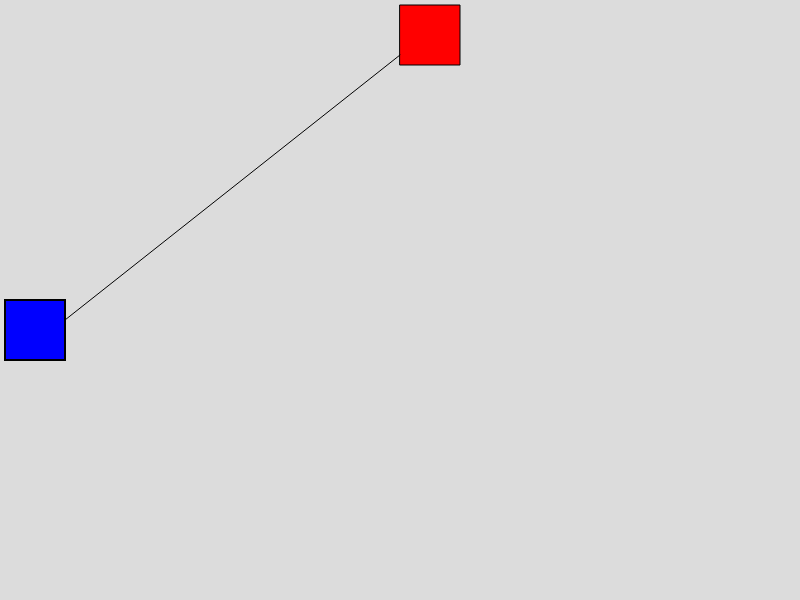
Frame 1 (no input)
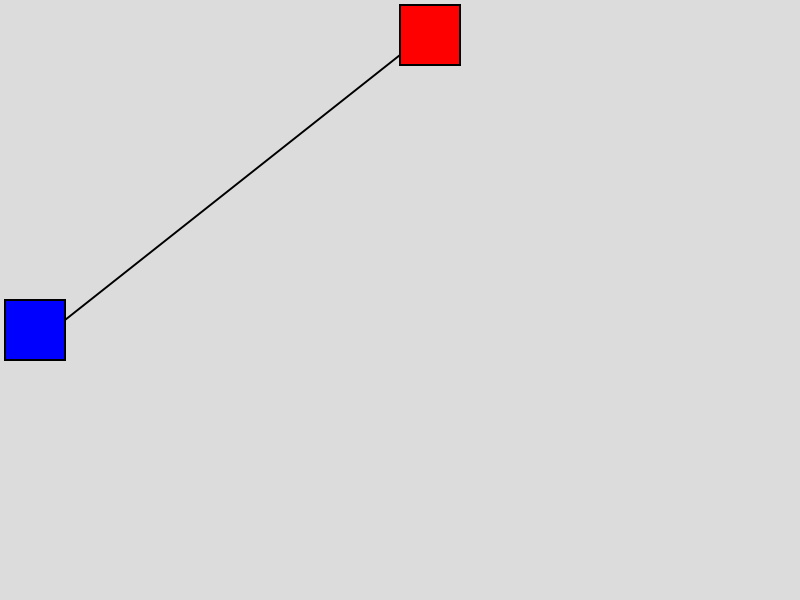
Frame 60 (no input)
Frame 120 (the mouse pressed at the canvas centre since frame 60): identical to frame 60, image omitted

The p5.js sketch that drew these frames (run headless with seeded random() and noise() and a simulated clock; from frame 60 on, the mouse is pressed at the canvas centre):

// p5.js sketch
// ── sketch.js
function setup() {
  createCanvas(800, 600);
}

function draw() {
  background(220);
  
  fill('red');
  stroke('black');
  square(400, 5, 60);
  
  line(65,320,400,55);
  strokeWeight(2);
  stroke('black');
  
  fill('blue');
  stroke('black');
  square(5,300,60);
}
